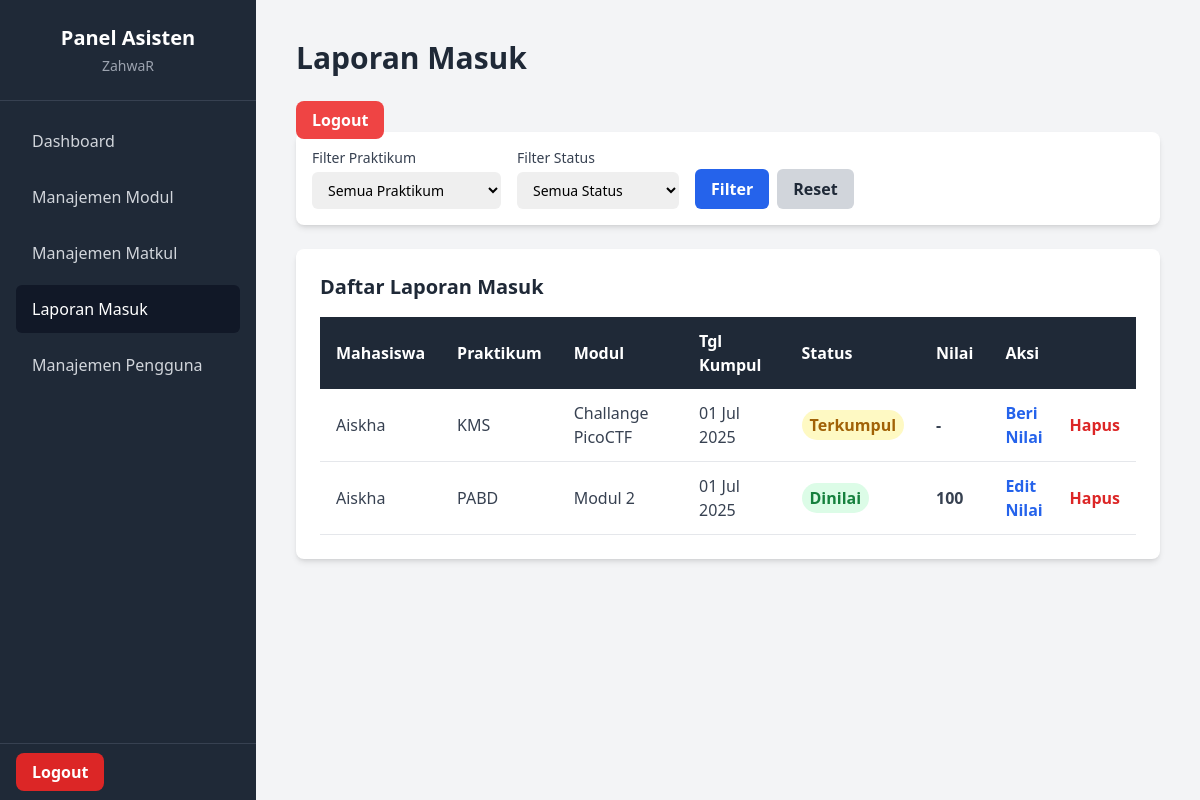
The page /asisten/laporan.php (signed in) on the database its author committed.
### tables this page shows
CREATE TABLE `laporan` (
  `id` int(11) NOT NULL,
  `modul_id` int(11) NOT NULL,
  `mahasiswa_id` int(11) NOT NULL,
  `file_laporan` varchar(255) NOT NULL,
  `tanggal_kumpul` timestamp NOT NULL DEFAULT current_timestamp(),
  `nilai` int(3) DEFAULT NULL,
  `feedback` text DEFAULT NULL,
  `status` enum('Terkumpul','Dinilai') NOT NULL DEFAULT 'Terkumpul'
);

CREATE TABLE `users` (
  `id` int(11) NOT NULL,
  `nama` varchar(100) NOT NULL,
  `email` varchar(100) NOT NULL,
  `password` varchar(255) NOT NULL,
  `role` enum('mahasiswa','asisten') NOT NULL,
  `created_at` timestamp NOT NULL DEFAULT current_timestamp()
);

CREATE TABLE `mata_praktikum` (
  `id` int(11) NOT NULL,
  `nama_praktikum` varchar(150) NOT NULL,
  `deskripsi` text DEFAULT NULL
);

CREATE TABLE `modul` (
  `id` int(11) NOT NULL,
  `praktikum_id` int(11) NOT NULL,
  `nama_modul` varchar(150) NOT NULL,
  `file_materi` varchar(255) DEFAULT NULL,
  `created_at` timestamp NOT NULL DEFAULT current_timestamp()
);

### asisten/laporan.php (the view, shortened to what this page needs)
<?php
require_once '../config.php';
$laporan_to_grade = null;
$pageTitle = 'Laporan Masuk';
$activePage = 'laporan';
require_once 'templates/header.php';
?>
<?php if ($laporan_to_grade):  ?>
<div class="bg-white p-6 rounded-lg shadow-md mb-8">
    <div class="flex justify-between items-center mb-4">
        <h3 class="text-2xl font-bold text-gray-800">Beri Nilai Laporan</h3>
        <a href="laporan.php" class="text-blue-600 hover:underline">&larr; Kembali ke Daftar Laporan</a>
    </div>
    <div class="mb-4 border-b pb-4">
        <p><strong>Mahasiswa:</strong> <?php echo htmlspecialchars($laporan_to_grade['nama_mahasiswa']); ?></p>
        <p><strong>Praktikum:</strong> <?php echo htmlspecialchars($laporan_to_grade['nama_praktikum']); ?></p>
        <p><strong>Modul:</strong> <?php echo htmlspecialchars($laporan_to_grade['nama_modul']); ?></p>
        <p><strong>File Laporan:</strong>
            <a href="../uploads/<?php echo htmlspecialchars($laporan_to_grade['file_laporan']); ?>" target="_blank" class="text-blue-600 hover:underline">
                Download Laporan
            </a>
        </p>
    </div>
    <form action="laporan.php" method="POST">
        <input type="hidden" name="laporan_id" value="<?php echo $laporan_to_grade['id']; ?>">
        <div class="mb-4">
            <label for="nilai" class="block text-gray-700 text-sm font-bold mb-2">Nilai (0-100):</label>
            <input type="number" name="nilai" id="nilai" min="0" max="100" class="shadow border rounded w-full py-2 px-3" value="<?php echo $laporan_to_grade['nilai'] ?? ''; ?>" required>
        </div>
        <div class="mb-4">
            <label for="feedback" class="block text-gray-700 text-sm font-bold mb-2">Feedback (Opsional):</label>
            <textarea name="feedback" id="feedback" rows="4" class="shadow border rounded w-full py-2 px-3"><?php echo htmlspecialchars($laporan_to_grade['feedback'] ?? ''); ?></textarea>
        </div>
        <button type="submit" name="submit_nilai" class="bg-blue-600 hover:bg-blue-700 text-white font-bold py-2 px-4 rounded">Simpan Nilai</button>
    </form>
</div>
<?php else:  ?>
<div class="bg-white p-4 rounded-lg shadow-md mb-6">
    <form action="laporan.php" method="GET" class="flex flex-col md:flex-row md:items-end gap-4">
        <div>
            <label for="filter_praktikum" class="block text-sm font-medium text-gray-700">Filter Praktikum</label>
            <select name="filter_praktikum" id="filter_praktikum" class="mt-1 block w-full pl-3 pr-10 py-2 text-base border-gray-300 focus:outline-none focus:ring-blue-500 focus:border-blue-500 sm:text-sm rounded-md">
                <option value="">Semua Praktikum</option>
            </select>
        </div>
        <div>
            <label for="filter_status" class="block text-sm font-medium text-gray-700">Filter Status</label>
            <select name="filter_status" id="filter_status" class="mt-1 block w-full pl-3 pr-10 py-2 text-base border-gray-300 focus:outline-none focus:ring-blue-500 focus:border-blue-500 sm:text-sm rounded-md">
                <option value="">Semua Status</option>
            </select>
        </div>
        <div class="flex items-center gap-2">
            <button type="submit" class="bg-blue-600 hover:bg-blue-700 text-white font-bold py-2 px-4 rounded-md">Filter</button>
            <a href="laporan.php" class="bg-gray-300 hover:bg-gray-400 text-gray-800 font-bold py-2 px-4 rounded-md">Reset</a>
        </div>
    </form>
</div>
<div class="bg-white p-6 rounded-lg shadow-md overflow-x-auto">
    <h3 class="text-xl font-bold text-gray-800 mb-4">Daftar Laporan Masuk</h3>
    <table class="min-w-full bg-white">
        <thead class="bg-gray-800 text-white">
            <tr>
                <th class="py-3 px-4 text-left">Mahasiswa</th>
                <th class="py-3 px-4 text-left">Praktikum</th>
                <th class="py-3 px-4 text-left">Modul</th>
                <th class="py-3 px-4 text-left">Tgl Kumpul</th>
                <th class="py-3 px-4 text-left">Status</th>
                <th class="py-3 px-4 text-left">Nilai</th>
                <th class="py-3 px-4 text-left">Aksi</th>
            </tr>
        </thead>
        <tbody class="text-gray-700">
            <?php
            $sql = "SELECT l.id, u.nama AS nama_mahasiswa, mp.nama_praktikum, m.nama_modul, l.tanggal_kumpul, l.status, l.nilai
                    FROM laporan l
                    JOIN users u ON l.mahasiswa_id = u.id
                    JOIN modul m ON l.modul_id = m.id
                    JOIN mata_praktikum mp ON m.praktikum_id = mp.id";
            $sql .= " ORDER BY l.tanggal_kumpul DESC";
            $stmt = $conn->prepare($sql);
            $stmt->execute();
            $result = $stmt->get_result();
            if ($result && $result->num_rows > 0):
                while($row = $result->fetch_assoc()):
            ?>
            <tr class="border-b hover:bg-gray-50">
                <td class="py-3 px-4"><?php echo htmlspecialchars($row['nama_mahasiswa']); ?></td>
                <td class="py-3 px-4"><?php echo htmlspecialchars($row['nama_praktikum']); ?></td>
                <td class="py-3 px-4"><?php echo htmlspecialchars($row['nama_modul']); ?></td>
                <td class="py-3 px-4"><?php echo date('d M Y', strtotime($row['tanggal_kumpul'])); ?></td>
                <td class="py-3 px-4">
                    <span class="px-2 py-1 font-semibold leading-tight rounded-full <?php echo ($row['status'] == 'Dinilai') ? 'bg-green-100 text-green-700' : 'bg-yellow-100 text-yellow-700'; ?>">
                        <?php echo $row['status']; ?>
                    </span>
                </td>
                <td class="py-3 px-4 font-bold"><?php echo $row['nilai'] ?? '-'; ?></td>
                <td class="py-3 px-4 flex items-center gap-4">
                    <a href="laporan.php?nilai=<?php echo $row['id']; ?>" class="text-blue-600 hover:text-blue-800 font-semibold">
                        <?php echo ($row['status'] == 'Dinilai') ? 'Edit Nilai' : 'Beri Nilai'; ?>
                    </a>
                    <a href="laporan.php?delete=<?php echo $row['id']; ?>" class="text-red-600 hover:text-red-800 font-semibold" onclick="return confirm('Anda yakin ingin menghapus laporan ini secara permanen?');">
                        Hapus
                    </a>
                </td>
            </tr>
            <?php endwhile; else: ?>
            <tr><td colspan="7" class="text-center py-4">Tidak ada laporan yang cocok dengan filter Anda.</td></tr>
            <?php endif; ?>
        </tbody>
    </table>
</div>
<?php endif; ?>
<?php
require_once 'templates/footer.php';
?>

### asisten/templates/header.php (shortened to what this page needs)
<!DOCTYPE html>
<html lang="id">
<head>
    <script src="https://cdn.tailwindcss.com"></script>
</head>
<body class="bg-gray-100">
<div class="flex h-screen">
    <aside class="w-64 bg-gray-800 text-white flex flex-col">
        <div class="p-6 text-center border-b border-gray-700">
            <h3 class="text-xl font-bold">Panel Asisten</h3>
            <p class="text-sm text-gray-400 mt-1"><?php echo htmlspecialchars($_SESSION['nama']); ?></p>
        </div>
        <nav class="flex-grow">
            <ul class="space-y-2 p-4">
                <?php
                    $activeClass = 'bg-gray-900 text-white';
                    $inactiveClass = 'text-gray-300 hover:bg-gray-700 hover:text-white';
                ?>
                <li>
                    <a href="dashboard.php" class="<?php echo ($activePage == 'dashboard') ? $activeClass : $inactiveClass; ?> flex items-center px-4 py-3 rounded-md">
                        <span>Dashboard</span>
                    </a>
                </li>
                <li>
                    <a href="modul.php" class="<?php echo ($activePage == 'modul') ? $activeClass : $inactiveClass; ?> flex items-center px-4 py-3 rounded-md">
                        <span>Manajemen Modul</span>
                    </a>
                </li>
                 <li>
                    <a href="matkul.php" class="<?php echo ($activePage == 'matkul') ? $activeClass : $inactiveClass; ?> flex items-center px-4 py-3 rounded-md">
                        <span>Manajemen Matkul</span>
                    </a>
                </li>
                <li>
                    <a href="laporan.php" class="<?php echo ($activePage == 'laporan') ? $activeClass : $inactiveClass; ?> flex items-center px-4 py-3 rounded-md">
                        <span>Laporan Masuk</span>
                    </a>
                </li>
                <li>
                    <a href="users.php" class="<?php echo ($activePage == 'users') ? $activeClass : $inactiveClass; ?> flex items-center px-4 py-3 rounded-md">
                        <span>Manajemen Pengguna</span>
                    </a>
                </li>
            </ul>
        </nav>
        <div class="p-4 border-t border-gray-700">
            <a href="../logout.php" class="w-full text-center bg-red-600 hover:bg-red-700 text-white font-bold py-2 px-4 rounded-lg">
                Logout
            </a>
        </div>
    </aside>
    <main class="flex-1 p-6 lg:p-10 overflow-y-auto">
        <h1 class="text-3xl font-bold text-gray-800 mb-8"><?php echo $pageTitle ?? 'Dashboard'; ?></h1>
            <a href="../logout.php" class="bg-red-500 hover:bg-red-600 text-white font-bold py-2 px-4 rounded-lg transition-colors duration-300">
                Logout
            </a>

### rows shown on the page
laporan: mahasiswa.nama "Aiskha", mata_praktikum.nama_praktikum "KMS", modul.nama_modul "Challange PicoCTF", tanggal_kumpul "01 Jul 2025", status "Terkumpul", nilai "-", shows "Beri Nilai"
laporan: mahasiswa.nama "Aiskha", mata_praktikum.nama_praktikum "PABD", modul.nama_modul "Modul 2", tanggal_kumpul "01 Jul 2025", status "Dinilai", nilai "100", shows "Edit Nilai"

### other values the page prints
$_SESSION['nama'] "ZahwaR"
$pageTitle "Laporan Masuk"
